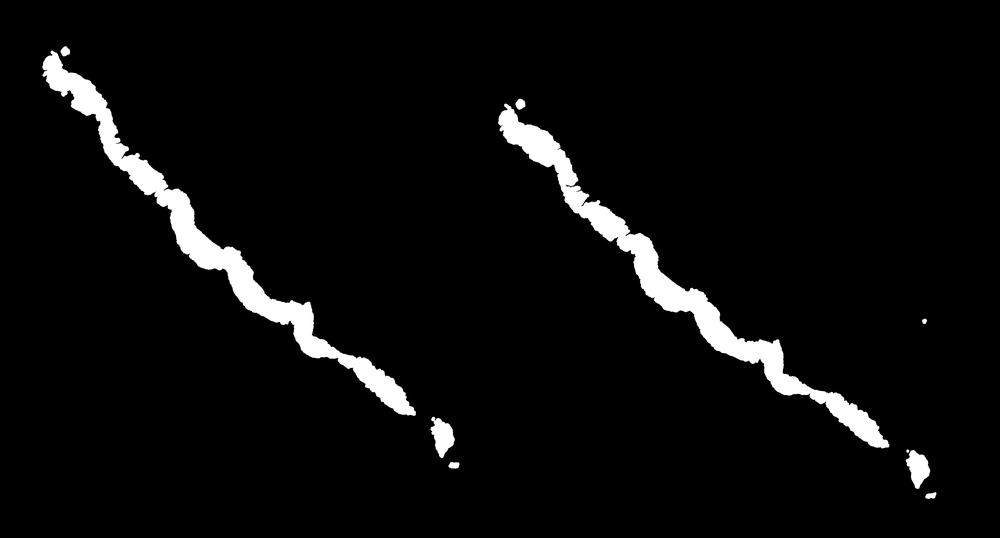
#> input picture bioptort/prototyping/_1693225.svs_mask_use.png, 1000 x 538 px, shrunk from 3486 x 1876 before the run; its folder holds only this picture in this run
$ jupyter execute multi_section_support.ipynb
#> lines starting #> are read from the running program, lines starting #| are printed output that depends on the picture; after the words box and inside, x2 and y2 are one past the last pixel; in counts of white or black regions, pixels touching at a corner belong together
[cell 1]
from skimage.measure import label, regionprops
import numpy as np
import cv2
import glob
import os
from PIL import Image
import matplotlib.pyplot as plt

import numpy as np
import cv2
from skimage.measure import label, regionprops

def dilate_mask_using_orientation_aware_kernel(binary_mask: np.ndarray, kernel_size=(20, 20), num_dilations=8):
    labeled_mask = label(binary_mask)
    props = regionprops(labeled_mask)

    dilated_mask = np.zeros_like(binary_mask, dtype=np.uint8)

    for prop in props:
        if prop.area < 10:  # skip tiny regions
            continue

        angle_rad = -prop.orientation + np.pi / 2 # Account for the coordinate system
        eccentricity = prop.eccentricity  # [0, 1]

        # Adjust axes based on eccentricity (0 = circle, 1 = line)
        w, h = kernel_size
        major_axis = w // 2
        minor_axis = max(1, int((h // 2) * (1 - eccentricity)))  # small for elongated regions

        # Create unrotated elliptical kernel
        kernel = np.zeros((h, w), dtype=np.uint8)
        cv2.ellipse(
            img=kernel,
            center=(w // 2, h // 2),
            axes=(major_axis, minor_axis),
            angle=np.degrees(angle_rad),  # Directly input the ellipse angle
            startAngle=0,
            endAngle=360,
            color=1,
            thickness=-1
        )

        # Dilate the region using the custom kernel
        region_mask = (labeled_mask == prop.label).astype(np.uint8)
        dilated = region_mask.copy()
        for _ in range(num_dilations):
            dilated = cv2.dilate(dilated, kernel)

        # Merge into the global mask
        dilated_mask = np.maximum(dilated_mask, dilated)

    return dilated_mask > 0

def label_binary_mask(binary_mask: np.ndarray) -> np.ndarray:
    labeled_mask = label(binary_mask)
    return labeled_mask.astype(np.uint8)


def assign_labels_using_dilated_mask(binary_mask: np.ndarray, dilated_mask: np.ndarray):
    labeled_mask = label(binary_mask)
    props = regionprops(labeled_mask)

    for prop in props:

        region_mask = (labeled_mask == prop.label).astype(np.uint8)
        dilated_region = cv2.bitwise_and(dilated_mask, dilated_mask, mask=region_mask)

        if np.any(dilated_region):
            labeled_mask[region_mask > 0] = np.max(dilated_region) + 1

    return labeled_mask

def split_labeled_mask_to_binary_masks(labeled_mask: np.ndarray) -> list[np.ndarray]:
    """Split a labeled mask into a list of binary masks, one for each label (excluding background)."""
    masks = []
    for label_id in np.unique(labeled_mask):
        if label_id == 0:
            continue  # skip background
        binary_mask = (labeled_mask == label_id).astype(np.uint8)
        masks.append(binary_mask)
    return masks

[cell 2]
def split_binary_mask(binary_mask: np.ndarray) -> list[np.ndarray]:
    dilated_mask = dilate_mask_using_orientation_aware_kernel(binary_mask, num_dilations=8)
    labeled_dilated_mask = label_binary_mask(dilated_mask)
    labeled_mask = assign_labels_using_dilated_mask(binary_mask, labeled_dilated_mask)
    binary_mask_list = split_labeled_mask_to_binary_masks(labeled_mask)
    return binary_mask_list

[cell 3]
masks_path = "./"

[cell 4]
filenames = sorted(glob.glob(os.path.join(masks_path, "*.png")))

[cell 5]
mask_path = filenames[0]
mask = Image.open(mask_path)
#> mask is the input picture: PIL image 1000x538 L; min 0, max 255, mean 11.4
b = np.asarray(mask)
b = np.where(b > 0, 1, 0)
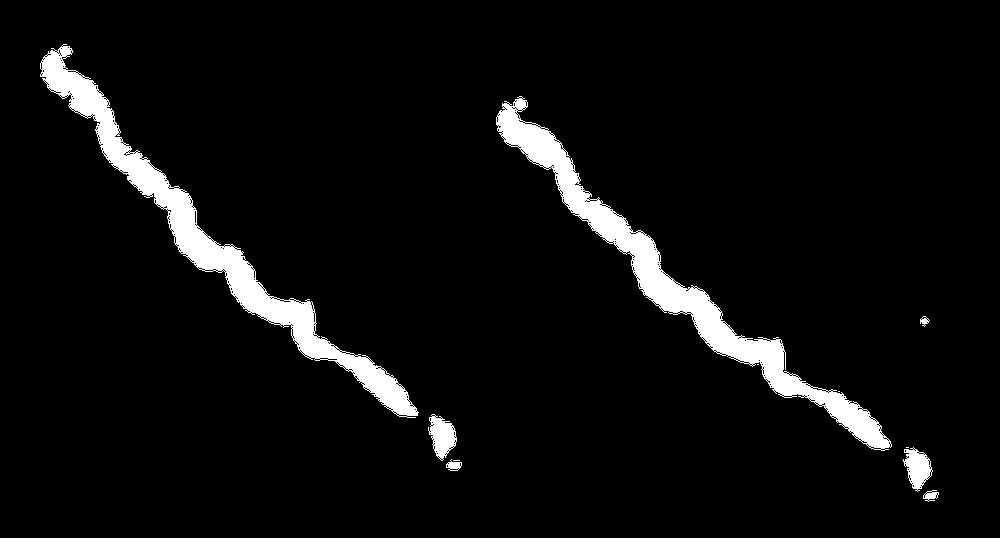
#> b: shape (538, 1000) int64; values 0 (black) and 1 (white), 5.4% white; 11 white regions (4 under 20 px)
dilated_binary_mask = dilate_mask_using_orientation_aware_kernel(b, num_dilations=10)
#> in dilate_mask_using_orientation_aware_kernel, `labeled_mask = label(binary_mask)`:
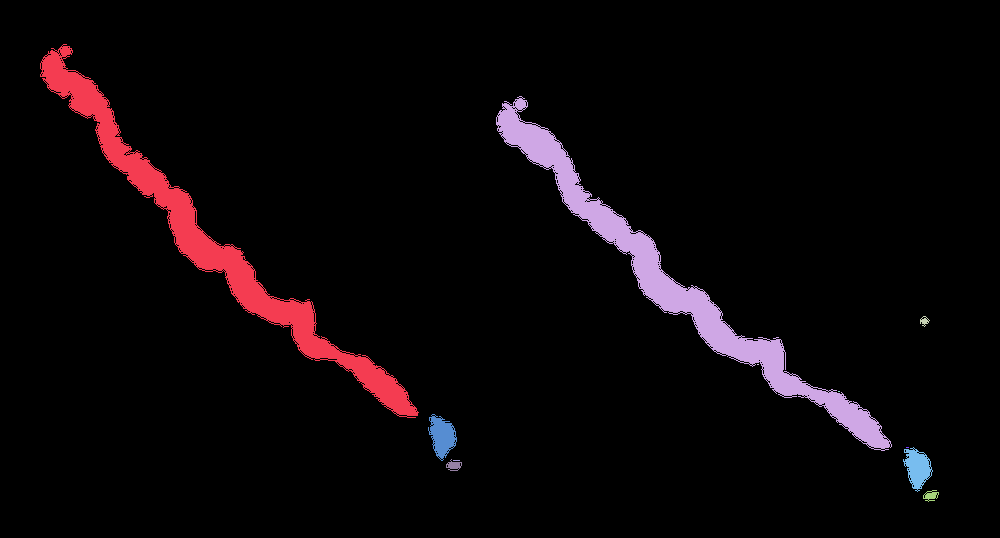
#> labeled_mask: shape (538, 1000) int64; 12 distinct labels, from 0 to 11; one colour per label, 0 black
#> in dilate_mask_using_orientation_aware_kernel, `props = regionprops(labeled_mask)`: props = 11 regions; largest, box (x1, y1, x2, y2) and area: (496, 96, 892, 451) 13499, (40, 44, 419, 418) 13495, (428, 414, 457, 461) 797, (903, 447, 933, 492) 766, (446, 459, 462, 471) 108
#> the loop in dilate_mask_using_orientation_aware_kernel, `for prop in props:` made 11 passes
#> (angle_rad, eccentricity, minor_axis) on passes 1, 2, 3, 6, 8, 9, 11: (0.779, 0.996, 1), (0.724, 0.996, 1), (2.21, 0.315, 6), (1.38, 0.799, 2), (1.37, 0.787, 2), (3.12, 0.786, 2), (2.82, 0.775, 2)
#> after the loop in dilate_mask_using_orientation_aware_kernel, `for prop in props:`:
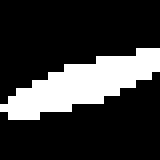
#> kernel: shape (20, 20) (shown 8 times larger); values 0 (black) and 1 (white), 21.8% white; 1 white region
dilated_labeled_mask = label_binary_mask(dilated_binary_mask)
#> in label_binary_mask, `return labeled_mask.astype(np.uint8)`:
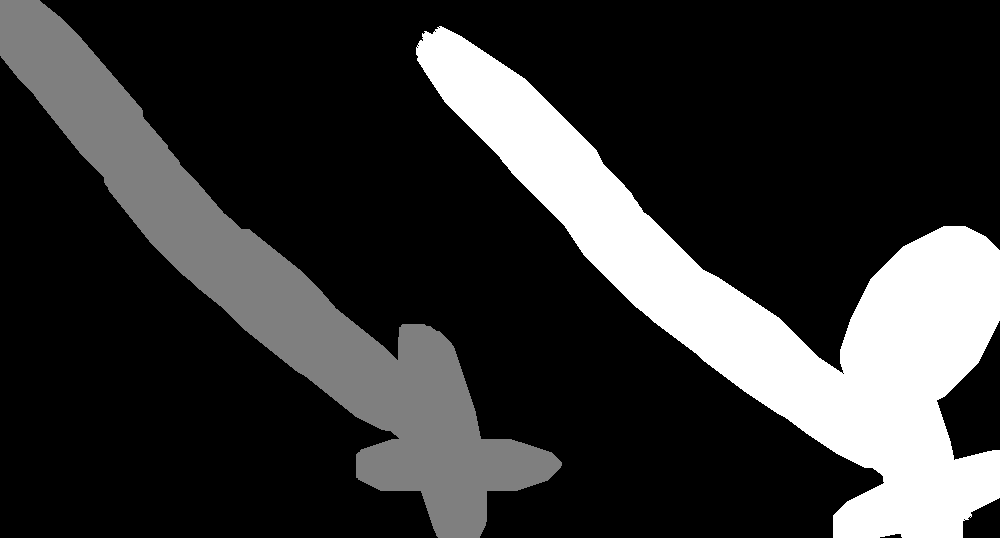
#> returned value: shape (538, 1000); min 0, max 2, mean 0.404; drawn with min black and max white
labeled_mask = assign_labels_using_dilated_mask(b, dilated_labeled_mask)
#> the loop in assign_labels_using_dilated_mask, `for prop in props: ` made 11 passes
#> after the loop in assign_labels_using_dilated_mask, `for prop in props:`:
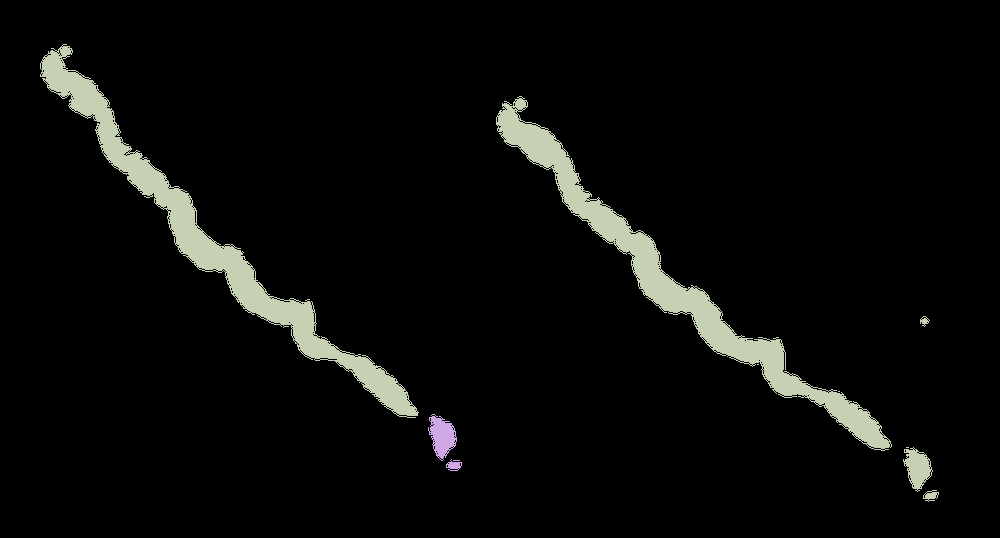
#> labeled_mask: shape (538, 1000) int64; 3 distinct labels, from 0 to 3; one colour per label, 0 black

plt.figure(figsize=(12, 6))
plt.subplot(1, 3, 1)
plt.imshow(b, cmap='gray')
plt.title('Original Binary Mask')
plt.subplot(1, 3, 2)
plt.imshow(dilated_labeled_mask, cmap='jet')
plt.title('Dilated Regions')
plt.subplot(1, 3, 3)
plt.imshow(labeled_mask, cmap='jet')
plt.title('Assigned Labels')
plt.tight_layout()
plt.show()

[cell 6]
np.unique(dilated_labeled_mask)
#> Out = [0, 1, 2]

[cell 7]
np.unique(labeled_mask)
#> Out = [0, 2, 3]

[cell 8]
masks = split_binary_mask(b)
#> call 2 of dilate_mask_using_orientation_aware_kernel, with kernel_size = (20, 20), num_dilations = 8
#> the loop in dilate_mask_using_orientation_aware_kernel (call 2), `for prop in props:` made 11 passes
#> pass 1, in dilate_mask_using_orientation_aware_kernel (call 2), `dilated_mask = np.maximum(dilated_mask, dilated)`:
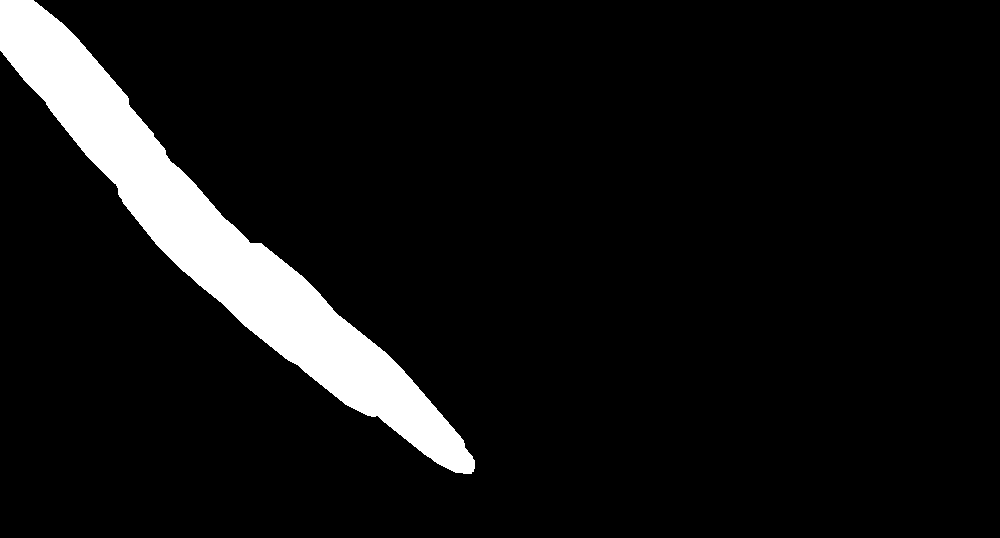
#> dilated_mask: shape (538, 1000); values 0 (black) and 1 (white), 7.6% white; 1 white region, box (x1, y1, x2, y2) and area: (0, 0, 475, 474) 40660
#> after the loop in dilate_mask_using_orientation_aware_kernel (call 2), `for prop in props:`:
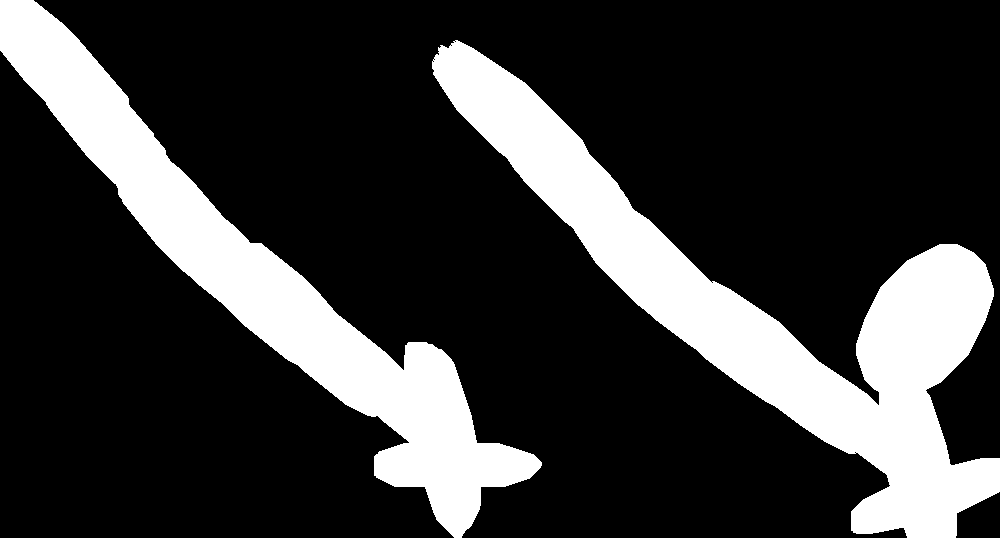
#> dilated_mask: shape (538, 1000); values 0 (black) and 1 (white), 21.7% white; 2 white regions, box (x1, y1, x2, y2) and area: (432, 40, 1000, 538) 65276, (0, 0, 542, 538) 51554
#> in label_binary_mask (call 2), `labeled_mask = label(binary_mask)`:
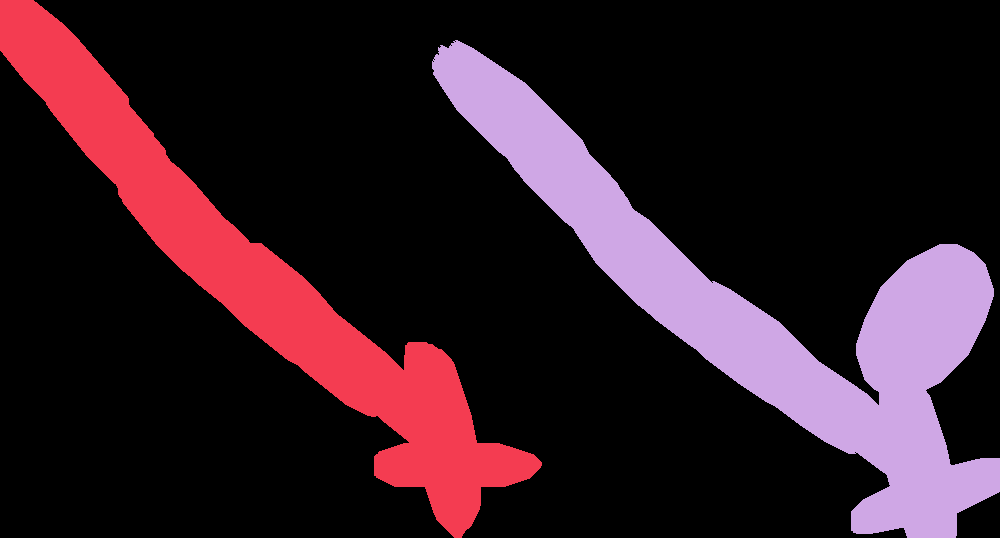
#> labeled_mask: shape (538, 1000) int32; 3 distinct labels, from 0 to 2; one colour per label, 0 black
#> the loop in assign_labels_using_dilated_mask (call 2), `for prop in props: ` made 11 passes
#> the loop in split_labeled_mask_to_binary_masks, `for label_id in np.unique(labeled_mask):` made 3 passes
#> pass 3, in split_labeled_mask_to_binary_masks, `binary_mask = (labeled_mask == label_id).astype(np.uint8)`:
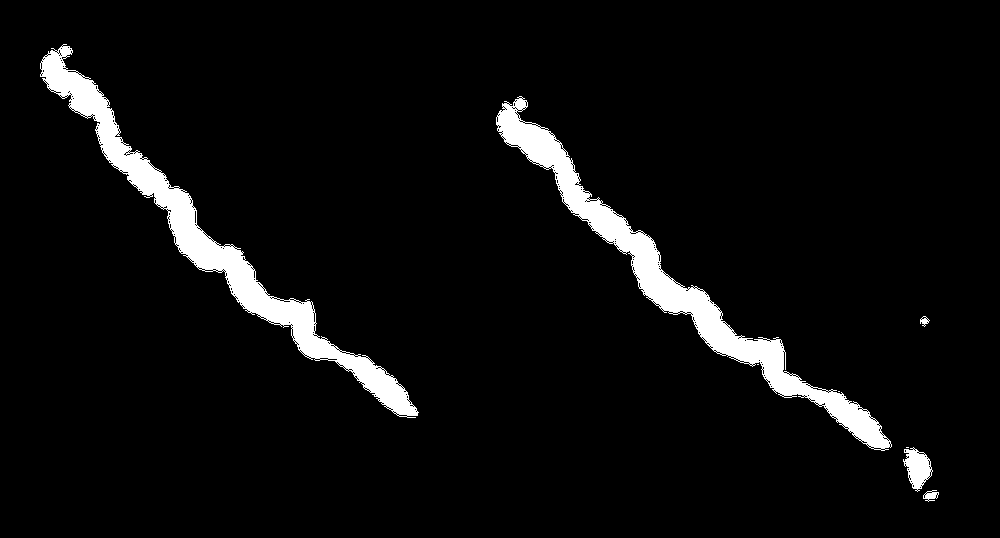
#> binary_mask: shape (538, 1000); values 0 (black) and 1 (white), 5.2% white; 8 white regions (3 under 20 px), largest, box (x1, y1, x2, y2) and area: (496, 96, 892, 451) 13499, (40, 44, 419, 418) 13495, (903, 447, 933, 492) 766, (923, 490, 939, 502) 106, (920, 316, 930, 327) 53
#> after the loop in split_labeled_mask_to_binary_masks, `for label_id in np.unique(labeled_mask):`: masks = 2 items
#> masks = 2 items
for i, m in enumerate(masks):
    plt.figure()
    plt.imshow(m, cmap='gray')
    plt.title(f'Split Mask {i+1}')
    plt.show()
#> this loop made 2 passes

$ run again, on bioptort/prototyping/_1694648.svs_mask_use.png
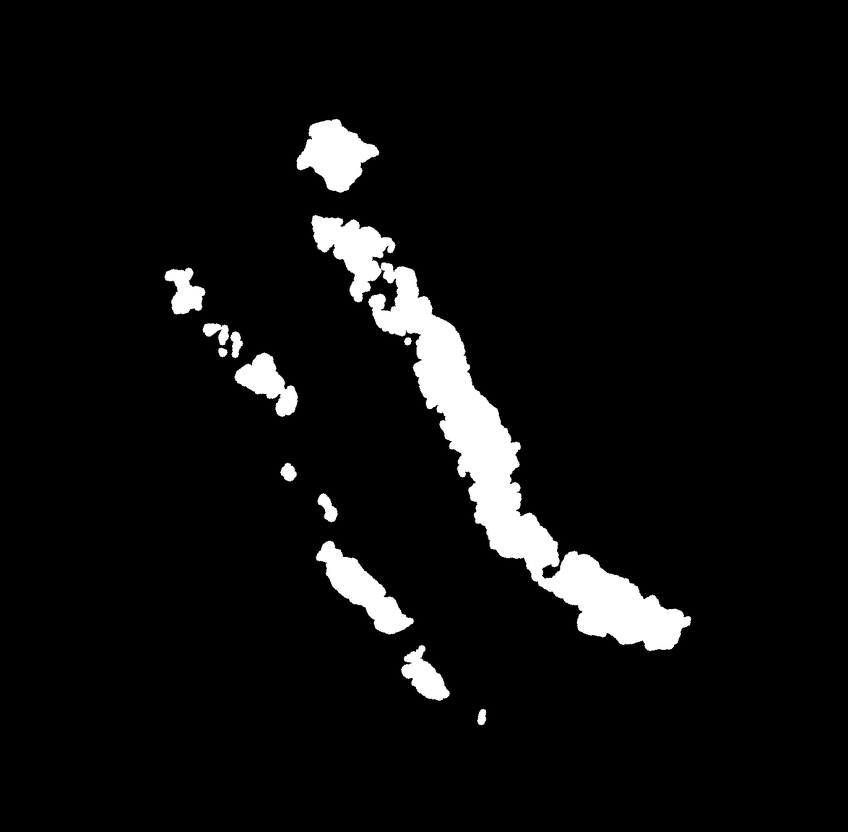
#> input picture bioptort/prototyping/_1694648.svs_mask_use.png, 848 x 832 px, shrunk from 1370 x 1343 before the run
#> mask is the input picture: PIL image 848x832 L; min 0, max 255, mean 14.2
#> b: shape (832, 848) int64; values 0 (black) and 1 (white), 6.3% white; 30 white regions (20 under 20 px)
#> in dilate_mask_using_orientation_aware_kernel, `props = regionprops(labeled_mask)`: props = 30 regions; largest, box (x1, y1, x2, y2) and area: (309, 212, 694, 654) 29808, (295, 116, 382, 195) 3882, (313, 538, 417, 637) 3800, (232, 350, 300, 419) 2251, (399, 642, 453, 703) 1647
#> the loop in dilate_mask_using_orientation_aware_kernel, `for prop in props:` made 30 passes
#> (angle_rad, eccentricity, minor_axis) on passes 1, 5, 10, 13, 16, 22, 25, 26: (0.512, 0.442, 5), (0.957, 0.989, 1), (1.22, 0.718, 2), (0.71, 0.813, 1), (0.752, 0.851, 1), (1.11, 0.476, 5), (1.12, 0.869, 1), (0.778, 0.955, 1)
#> the loop in assign_labels_using_dilated_mask, `for prop in props: ` made 30 passes
#> after the loop in assign_labels_using_dilated_mask, `for prop in props:`:
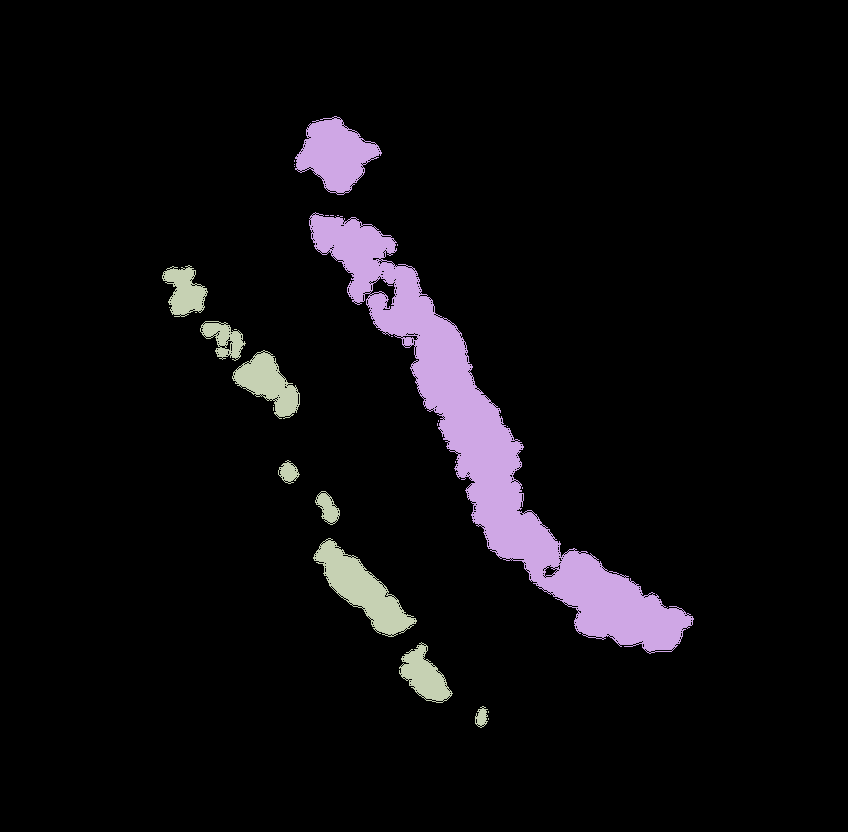
#> labeled_mask: shape (832, 848) int64; 3 distinct labels, from 0 to 3; one colour per label, 0 black
#> `np.unique(dilated_labeled_mask)`: Out = [0, 1, 2]
#> `np.unique(labeled_mask)`: Out = [0, 2, 3]
#> the loop in dilate_mask_using_orientation_aware_kernel (call 2), `for prop in props:` made 30 passes
#> the loop in assign_labels_using_dilated_mask (call 2), `for prop in props: ` made 30 passes
#> the loop in split_labeled_mask_to_binary_masks, `for label_id in np.unique(labeled_mask):` made 3 passes
#> pass 3, in split_labeled_mask_to_binary_masks, `binary_mask = (labeled_mask == label_id).astype(np.uint8)`:
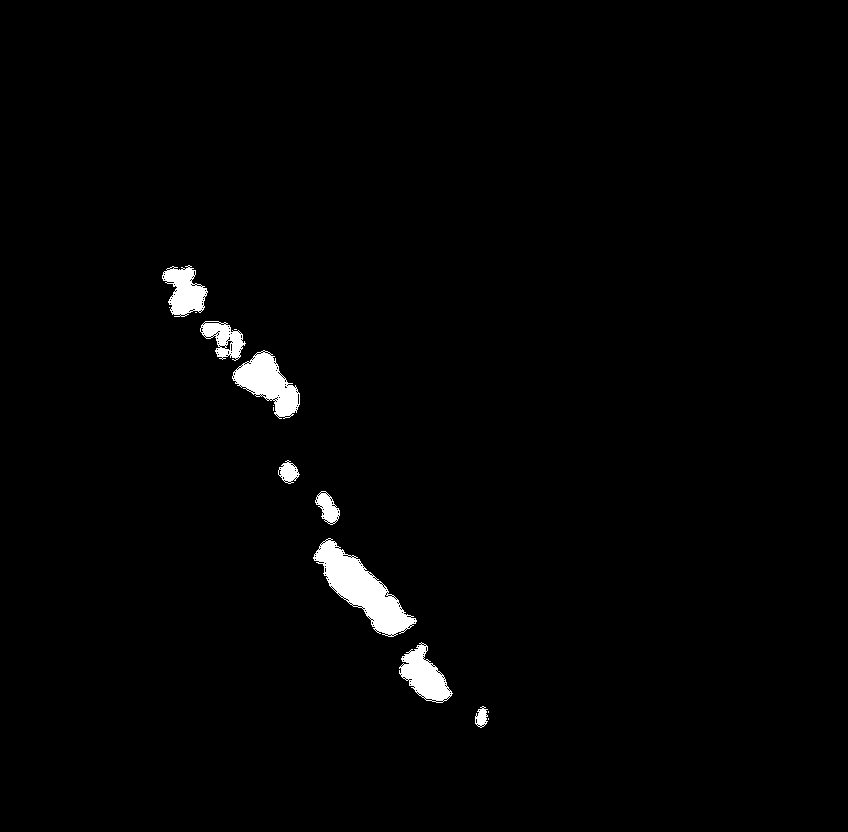
#> binary_mask: shape (832, 848); values 0 (black) and 1 (white), 1.6% white; 15 white regions (7 under 20 px), largest, box (x1, y1, x2, y2) and area: (313, 538, 417, 637) 3800, (232, 350, 300, 419) 2251, (399, 642, 453, 703) 1647
#> after the loop in split_labeled_mask_to_binary_masks, `for label_id in np.unique(labeled_mask):`: masks = 2 items
#> the loop `for i, m in enumerate(masks):` made 2 passes
